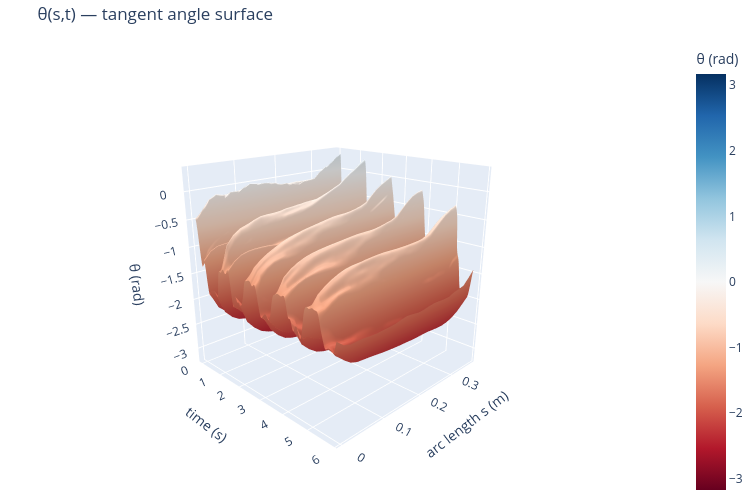

The notebook cell this image was saved under:
### Code cell
import plotly.graph_objects as go

# ── θ(s,t) surface ────────────────────────────────────────────────────────
_stride    = 1
_fr        = np.arange(0, n_frames, _stride)
_s_theta   = np.linspace(0, L0, N)          # arc length at segment midpoints (m)
_THETA     = theta_smooth[_fr, :].T         # (N, n_t)
_t_ax      = t_raw[_fr]

fig = go.Figure(go.Surface(
    x=_t_ax, y=_s_theta, z=_THETA,
    colorscale='RdBu', cmid=0,
    colorbar=dict(title='θ (rad)')
))
fig.update_layout(
    title='θ(s,t) — tangent angle surface',
    scene=dict(
        xaxis_title='time (s)',
        yaxis_title='arc length s (m)',
        zaxis_title='θ (rad)',
        camera=dict(eye=dict(x=1.8, y=-1.8, z=0.9))
    ),
    width=750, height=500, margin=dict(l=0, r=0, t=40, b=0)
)
fig.show()

# ── θ heatmap ─────────────────────────────────────────────────────────────
fig2d, ax = plt.subplots(figsize=(8, 4), dpi=100)
im = ax.imshow(_THETA, aspect='auto', origin='lower',
               extent=[_t_ax[0], _t_ax[-1], 0, L0],
               cmap='RdBu')
fig2d.colorbar(im, ax=ax, label='θ (rad)')
ax.set_xlabel('time (s)')
ax.set_ylabel('arc length s (m)')
ax.set_title('θ(s,t) — tangent angle heatmap')
plt.tight_layout()
plt.show()

# ── θ(t) time series at 4 segments ────────────────────────────────────────
_seg_inspect = [0, N//4, N//2, N-1]
_seg_labels  = [f'seg {k}  (s={_s_theta[k]:.3f} m)' for k in _seg_inspect]

fig3, axes = plt.subplots(len(_seg_inspect), 1, figsize=(10, 8), sharex=True, dpi=100)
fig3.suptitle('θ(t) at 4 segments along the rod', fontsize=12)
for ax, k, lbl in zip(axes, _seg_inspect, _seg_labels):
    ax.plot(t_raw, theta_smooth[:, k], lw=1)
    ax.set_ylabel('θ (rad)', fontsize=9)
    ax.set_title(lbl, fontsize=9)
    ax.grid(True, alpha=0.3)
    ax.annotate(f'std={theta_smooth[:,k].std():.3f} rad  '
                f'range=[{theta_smooth[:,k].min():.2f}, {theta_smooth[:,k].max():.2f}]',
                xy=(0.02, 0.75), xycoords='axes fraction', fontsize=8, color='navy')
axes[-1].set_xlabel('time (s)')
plt.tight_layout()
plt.show()

print(f'θ shape: {theta_smooth.shape}  ({N} segments × {n_frames} frames)')
print(f'θ range: [{theta_smooth.min():.3f}, {theta_smooth.max():.3f}] rad  '
      f'({np.degrees(theta_smooth.min()):.1f}°, {np.degrees(theta_smooth.max()):.1f}°)')

### Figure 1 — Plotly figure (JSON) as saved in the notebook; plotly's stock layout.template omitted (floating-point values rounded to 4 significant figures; data arrays with more than 128 entries replaced by an {"elided": "..."} marker saying what was removed)
{"data": [{"cmid": 0, "colorbar": {"title": {"text": "θ (rad)"}}, "colorscale": [[0, "rgb(103,0,31)"], [0.1, "rgb(178,24,43)"], [0.2, "rgb(214,96,77)"], [0.3, "rgb(244,165,130)"], [0.4, "rgb(253,219,199)"], [0.5, "rgb(247,247,247)"], [0.6, "rgb(209,229,240)"], [0.7, "rgb(146,197,222)"], [0.8, "rgb(67,147,195)"], [0.9, "rgb(33,102,172)"], [1, "rgb(5,48,97)"]], "type": "surface", "x": {"elided": "882 float values"}, "y": [0.0, 0.01521, 0.03042, 0.04562, 0.06083, 0.07604, 0.09125, 0.1065, 0.1217, 0.1369, 0.1521, 0.1673, 0.1825, 0.1977, 0.2129, 0.2281, 0.2433, 0.2585, 0.2737, 0.289, 0.3042, 0.3194, 0.3346, 0.3498, 0.365], "z": {"elided": "25x882 float values"}}], "layout": {"height": 500, "margin": {"b": 0, "l": 0, "r": 0, "t": 40}, "scene": {"camera": {"eye": {"x": 1.8, "y": -1.8, "z": 0.9}}, "xaxis": {"title": {"text": "time (s)"}}, "yaxis": {"title": {"text": "arc length s (m)"}}, "zaxis": {"title": {"text": "θ (rad)"}}}, "title": {"text": "θ(s,t) — tangent angle surface"}, "width": 750}}
